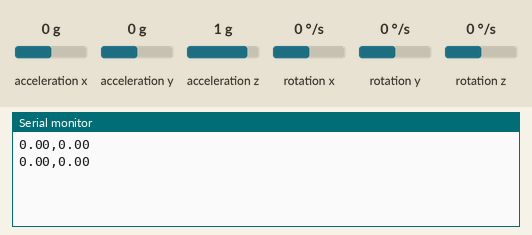
Bench run of a sketch on a simulated ESP32. Shown: the last lines printed to the serial monitor. Inputs (shaded band) come from the test bench; at power-on: acceleration x 0 g, acceleration y 0 g, acceleration z 1 g, rotation x 0 °/s, rotation y 0 °/s, rotation z 0 °/s. Nothing arrives over Bluetooth unless stated.

Above: at 3.2 s.
3.3 s: acceleration x set to -1.4 g
At 4.6 s:
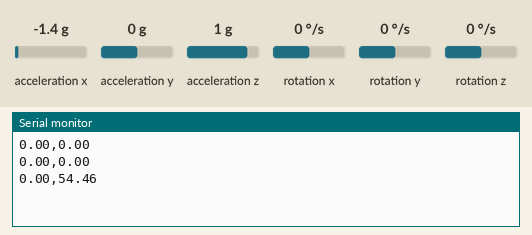
4.8 s: acceleration y set to -1.4 g
At 5.8 s:
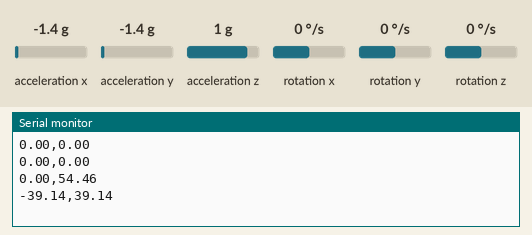
6.3 s: acceleration z set to -1.4 g
At 7.8 s:
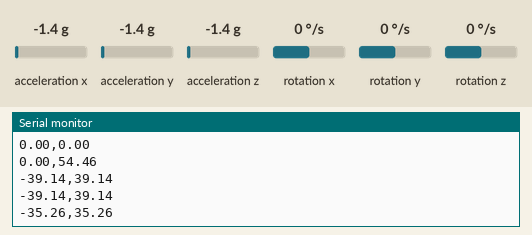
Timing chart, 0 to 9.3 s (numbered marks = the images above; inputs shaded):
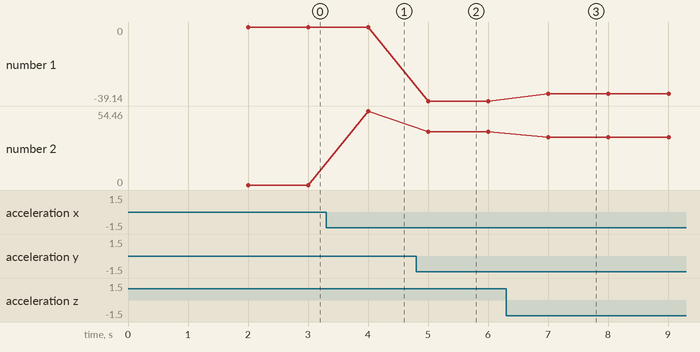

The sketch:

AccelerometerVisualization.ino
```cpp
#include "Wire.h"
#include "BluetoothSerial.h"
#include <MPU6050_light.h>

#if !defined(CONFIG_BT_ENABLED) || !defined(CONFIG_BLUEDROID_ENABLED)
#error Bluetooth is not enabled! Please run `make menuconfig` to and enable it
#endif

// Private Objects and Variables
MPU6050 mpu(Wire);
BluetoothSerial SerialBT;
unsigned long timer = 0;

void setup()
{
  Serial.begin(115200);
  // Bluetooth Device Name
  SerialBT.begin("ESP32-Bluetooth");
  Wire.begin();

  byte status = mpu.begin();

  while(status!=0){ } // stop everything if could not connect to MPU6050
  delay(1000);
  // mpu.upsideDownMounting = true; // uncomment this line if the MPU6050 is mounted upside-down
  mpu.calcOffsets(); // gyro and accelero
}

void loop()
{
  mpu.update();
  if( (millis()-timer) > 1000 )
  {
    timer = millis();
    /*
  	Serial.print("X : ");
  	Serial.print(mpu.getAngleX());
  	Serial.print("\tY : ");
  	Serial.print(mpu.getAngleY());
  	Serial.print("\tZ : ");
  	Serial.println(mpu.getAngleZ());
    */
    // Printing Data as per our Qt PC Application format
    Serial.print(mpu.getAngleX());
    Serial.print(",");
    Serial.println(mpu.getAngleY());
    // Sending Data as per our Qt Android format
    SerialBT.print(mpu.getAngleX());
    SerialBT.print(",");
    SerialBT.println(mpu.getAngleY());
  }
}
```

Measured:
- after the input at 3.3 s, the serial monitor: prints a new line after 0.70 s (image 1)
- after the input at 4.8 s, the serial monitor: prints a new line after 0.20 s (image 2)
- after the input at 6.3 s, the serial monitor: prints a new line after 0.71 s (image 3)
- plotted number 1: 0 → -39.14 after the input at 4.8 s, -39.14 → -35.26 after the input at 6.3 s
- plotted number 2: 0 → 54.46 after the input at 3.3 s, 54.46 → 39.14 after the input at 4.8 s, 39.14 → 35.26 after the input at 6.3 s
